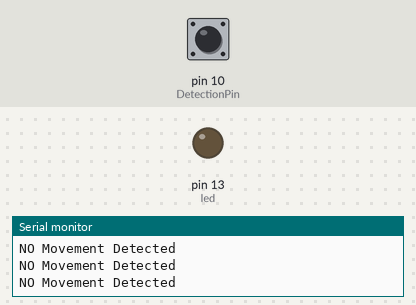
A sketch run on a simulated Arduino Uno, built with avr-gcc and run on an emulated ATmega328P. Shown: output pins drawn as LEDs (lit = HIGH), the last lines printed to the serial monitor. Dashed ring = blinking. The test bench sets the inputs (shaded band); at power-on: pin 10 (DetectionPin) LOW.

Above: at 1.2 s.
1.3 s: pin 10 (DetectionPin) driven HIGH
At 2.5 s:
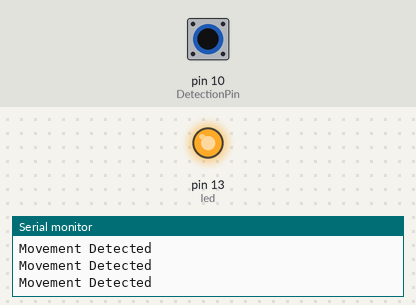
2.8 s: pin 10 (DetectionPin) driven LOW
At 3.7 s:
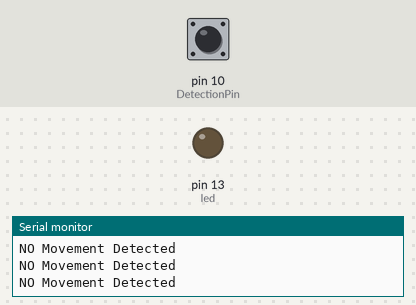
5.8 s: pin 10 (DetectionPin) pulsed HIGH 5 times (0.12 s each, 0.3 s apart)
At 6.2 s:
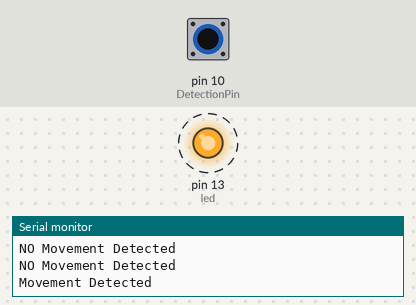
10.3 s: pin 10 (DetectionPin) pulsed HIGH 2 times (0.12 s each, 0.3 s apart)
At 11.7 s:
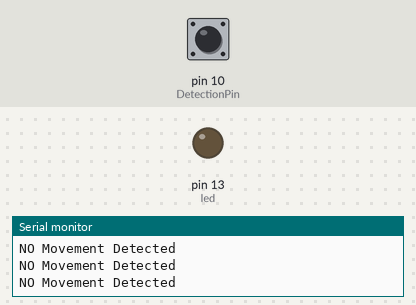
Timing chart, 0 to 13.3 s (numbered marks = the images above; inputs shaded):
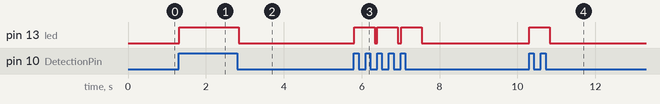

Measured:
- after the input at 1.3 s, pin 13 (led): LOW → HIGH at once
- after the input at 2.8 s, pin 13 (led): HIGH → LOW at once
- after the input at 5.8 s, pin 13 (led): alternates HIGH for 0.52 s and LOW for 0.08 s, 6 changes in all, then stays LOW, starting at once
- after the input at 10.3 s, pin 13 (led): LOW → HIGH at once, → LOW 0.52 s later

The sketch:

sketch_jul17arecord.ino
```cpp
int DetectionPin=10;
bool detect = false;
int led = 13;
void setup()
{
  Serial.begin(9600);
  pinMode(led,OUTPUT);
  pinMode(DetectionPin,INPUT);
  Serial.println("Starting...");
}

void loop()
{
  detect=digitalRead(DetectionPin);
  if(detect==HIGH)
  {
    digitalWrite(led,HIGH);
    Serial.println("Movement Detected");
    delay(500);
  }
  else
  {
    digitalWrite(led,LOW);
    Serial.println("NO Movement Detected");
  }
}
```
